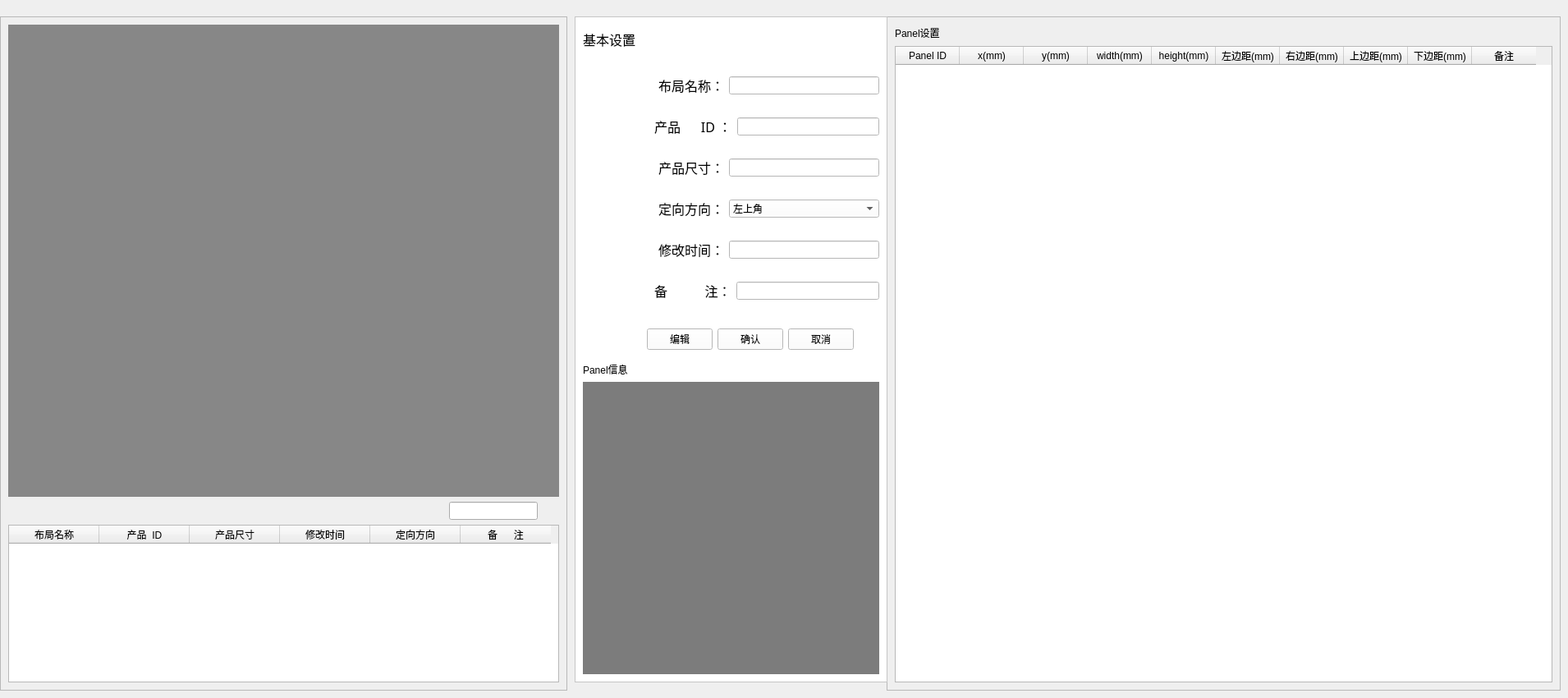
      <widget class="QWidget" name="page_13">
       <widget class="QFrame" name="frame">
        <property name="geometry">
         <rect>
          <x>0</x>
          <y>20</y>
          <width>691</width>
          <height>821</height>
         </rect>
        </property>
        <property name="sizePolicy">
         <sizepolicy hsizetype="Ignored" vsizetype="Ignored">
          <horstretch>0</horstretch>
          <verstretch>0</verstretch>
         </sizepolicy>
        </property>
        <property name="frameShape">
         <enum>QFrame::StyledPanel</enum>
        </property>
        <property name="frameShadow">
         <enum>QFrame::Raised</enum>
        </property>
        <layout class="QGridLayout" name="gridLayout_19" rowstretch="3,0,0">
         <item row="1" column="0">
          <spacer name="horizontalSpacer">
           <property name="orientation">
            <enum>Qt::Horizontal</enum>
           </property>
           <property name="sizeHint" stdset="0">
            <size>
             <width>578</width>
             <height>20</height>
            </size>
           </property>
          </spacer>
         </item>
         <item row="0" column="0" colspan="3">
          <widget class="LayoutBar" name="widget_layout" native="true">
           <property name="styleSheet">
            <string notr="true">background-color: rgb(135, 135, 135);</string>
           </property>
          </widget>
         </item>
         <item row="2" column="0" colspan="3">
          <widget class="QTableWidget" name="tableWidget_layoutInfo">
           <property name="minimumSize">
            <size>
             <width>20</width>
             <height>20</height>
            </size>
           </property>
           <attribute name="horizontalHeaderDefaultSectionSize">
            <number>110</number>
           </attribute>
           <column>
            <property name="text">
             <string>布局名称</string>
            </property>
           </column>
           <column>
            <property name="text">
             <string>产品  ID</string>
            </property>
           </column>
           <column>
            <property name="text">
             <string>产品尺寸</string>
            </property>
           </column>
           <column>
            <property name="text">
             <string>修改时间</string>
            </property>
           </column>
           <column>
            <property name="text">
             <string>定向方向</string>
            </property>
           </column>
           <column>
            <property name="text">
             <string>备      注</string>
            </property>
           </column>
          </widget>
         </item>
         <item row="1" column="2">
          <widget class="QPushButton" name="pushButton">
           <property name="minimumSize">
            <size>
             <width>20</width>
             <height>20</height>
            </size>
           </property>
           <property name="maximumSize">
            <size>
             <width>20</width>
             <height>20</height>
            </size>
           </property>
           <property name="styleSheet">
            <string notr="true">QPushButton{
border-radius:22px;

	image: url(:/icon/icon/搜索查询.png);
}
</string>
           </property>
           <property name="text">
            <string/>
           </property>
          </widget>
         </item>
         <item row="1" column="1">
          <widget class="QLineEdit" name="lineEdit_9">
           <property name="sizePolicy">
            <sizepolicy hsizetype="Fixed" vsizetype="Fixed">
             <horstretch>0</horstretch>
             <verstretch>0</verstretch>
            </sizepolicy>
           </property>
          </widget>
         </item>
        </layout>
       </widget>
       <widget class="QFrame" name="frame_20">
        <property name="geometry">
         <rect>
          <x>1080</x>
          <y>20</y>
          <width>821</width>
          <height>821</height>
         </rect>
        </property>
        <property name="frameShape">
         <enum>QFrame::StyledPanel</enum>
        </property>
        <property name="frameShadow">
         <enum>QFrame::Raised</enum>
        </property>
        <layout class="QGridLayout" name="gridLayout_20">
         <item row="0" column="0">
          <widget class="QLabel" name="label_76">
           <property name="text">
            <string>Panel设置</string>
           </property>
          </widget>
         </item>
         <item row="0" column="1">
          <spacer name="horizontalSpacer_10">
           <property name="orientation">
            <enum>Qt::Horizontal</enum>
           </property>
           <property name="sizeHint" stdset="0">
            <size>
             <width>968</width>
             <height>20</height>
            </size>
           </property>
          </spacer>
         </item>
         <item row="1" column="0" colspan="2">
          <widget class="QTableWidget" name="tableWidget_panelinfo">
           <attribute name="horizontalHeaderMinimumSectionSize">
            <number>25</number>
           </attribute>
           <attribute name="horizontalHeaderDefaultSectionSize">
            <number>78</number>
           </attribute>
           <attribute name="verticalHeaderDefaultSectionSize">
            <number>30</number>
           </attribute>
           <column>
            <property name="text">
             <string>Panel ID</string>
            </property>
           </column>
           <column>
            <property name="text">
             <string>x(mm)</string>
            </property>
           </column>
           <column>
            <property name="text">
             <string>y(mm)</string>
            </property>
           </column>
           <column>
            <property name="text">
             <string>width(mm)</string>
            </property>
           </column>
           <column>
            <property name="text">
             <string>height(mm)</string>
            </property>
           </column>
           <column>
            <property name="text">
             <string>左边距(mm)</string>
            </property>
           </column>
           <column>
            <property name="text">
             <string>右边距(mm)</string>
            </property>
           </column>
           <column>
            <property name="text">
             <string>上边距(mm)</string>
            </property>
           </column>
           <column>
            <property name="text">
             <string>下边距(mm)</string>
            </property>
           </column>
           <column>
            <property name="text">
             <string>备注</string>
            </property>
           </column>
          </widget>
         </item>
        </layout>
       </widget>
       <widget class="QFrame" name="frame_22">
        <property name="geometry">
         <rect>
          <x>700</x>
          <y>20</y>
          <width>381</width>
          <height>811</height>
         </rect>
        </property>
        <property name="styleSheet">
         <string notr="true">background-color: rgb(255, 255, 255);</string>
        </property>
        <property name="frameShape">
         <enum>QFrame::StyledPanel</enum>
        </property>
        <property name="frameShadow">
         <enum>QFrame::Raised</enum>
        </property>
        <layout class="QGridLayout" name="gridLayout_7" rowstretch="1,0,1,0,1,0,1,0,1,0,1,0,1,0,1,0,10">
         <item row="0" column="0">
          <layout class="QHBoxLayout" name="horizontalLayout_19">
           <item>
            <widget class="QLabel" name="label_75">
             <property name="font">
              <font>
               <family>Agency FB</family>
               <pointsize>12</pointsize>
              </font>
             </property>
             <property name="text">
              <string>基本设置</string>
             </property>
            </widget>
           </item>
           <item>
            <spacer name="horizontalSpacer_24">
             <property name="orientation">
              <enum>Qt::Horizontal</enum>
             </property>
             <property name="sizeHint" stdset="0">
              <size>
               <width>408</width>
               <height>20</height>
              </size>
             </property>
            </spacer>
           </item>
          </layout>
         </item>
         <item row="1" column="0">
          <spacer name="verticalSpacer_5">
           <property name="orientation">
            <enum>Qt::Vertical</enum>
           </property>
           <property name="sizeHint" stdset="0">
            <size>
             <width>20</width>
             <height>20</height>
            </size>
           </property>
          </spacer>
         </item>
         <item row="2" column="0">
          <layout class="QHBoxLayout" name="horizontalLayout_7" stretch="1,0,2">
           <item>
            <spacer name="horizontalSpacer_11">
             <property name="orientation">
              <enum>Qt::Horizontal</enum>
             </property>
             <property name="sizeHint" stdset="0">
              <size>
               <width>40</width>
               <height>20</height>
              </size>
             </property>
            </spacer>
           </item>
           <item>
            <widget class="QLabel" name="label">
             <property name="font">
              <font>
               <family>Agency FB</family>
               <pointsize>12</pointsize>
              </font>
             </property>
             <property name="text">
              <string>布局名称：</string>
             </property>
            </widget>
           </item>
           <item>
            <widget class="QLineEdit" name="LE_layoutLayoutName"/>
           </item>
          </layout>
         </item>
         <item row="3" column="0">
          <spacer name="verticalSpacer_6">
           <property name="orientation">
            <enum>Qt::Vertical</enum>
           </property>
           <property name="sizeHint" stdset="0">
            <size>
             <width>20</width>
             <height>20</height>
            </size>
           </property>
          </spacer>
         </item>
         <item row="4" column="0">
          <layout class="QHBoxLayout" name="horizontalLayout_8" stretch="1,0,2">
           <item>
            <spacer name="horizontalSpacer_13">
             <property name="orientation">
              <enum>Qt::Horizontal</enum>
             </property>
             <property name="sizeHint" stdset="0">
              <size>
               <width>40</width>
               <height>20</height>
              </size>
             </property>
            </spacer>
           </item>
           <item>
            <widget class="QLabel" name="label_31">
             <property name="font">
              <font>
               <family>Agency FB</family>
               <pointsize>12</pointsize>
              </font>
             </property>
             <property name="text">
              <string>产品      ID ：</string>
             </property>
            </widget>
           </item>
           <item>
            <widget class="QLineEdit" name="LE_layoutProductID"/>
           </item>
          </layout>
         </item>
         <item row="5" column="0">
          <spacer name="verticalSpacer_7">
           <property name="orientation">
            <enum>Qt::Vertical</enum>
           </property>
           <property name="sizeHint" stdset="0">
            <size>
             <width>20</width>
             <height>20</height>
            </size>
           </property>
          </spacer>
         </item>
         <item row="6" column="0">
          <layout class="QHBoxLayout" name="horizontalLayout_9" stretch="1,0,2">
           <item>
            <spacer name="horizontalSpacer_16">
             <property name="orientation">
              <enum>Qt::Horizontal</enum>
             </property>
             <property name="sizeHint" stdset="0">
              <size>
               <width>40</width>
               <height>20</height>
              </size>
             </property>
            </spacer>
           </item>
           <item>
            <widget class="QLabel" name="label_72">
             <property name="font">
              <font>
               <family>Agency FB</family>
               <pointsize>12</pointsize>
              </font>
             </property>
             <property name="text">
              <string>产品尺寸：</string>
             </property>
            </widget>
           </item>
           <item>
            <widget class="QLineEdit" name="LE_layoutProductSize"/>
           </item>
          </layout>
         </item>
         <item row="7" column="0">
          <spacer name="verticalSpacer_8">
           <property name="orientation">
            <enum>Qt::Vertical</enum>
           </property>
           <property name="sizeHint" stdset="0">
            <size>
             <width>20</width>
             <height>20</height>
            </size>
           </property>
          </spacer>
         </item>
         <item row="8" column="0">
          <layout class="QHBoxLayout" name="horizontalLayout_10" stretch="1,0,2">
           <item>
            <spacer name="horizontalSpacer_17">
             <property name="orientation">
              <enum>Qt::Horizontal</enum>
             </property>
             <property name="sizeHint" stdset="0">
              <size>
               <width>40</width>
               <height>20</height>
              </size>
             </property>
            </spacer>
           </item>
           <item>
            <widget class="QLabel" name="label_77">
             <property name="font">
              <font>
               <family>Agency FB</family>
               <pointsize>12</pointsize>
              </font>
             </property>
             <property name="text">
              <string>定向方向：</string>
             </property>
            </widget>
           </item>
           <item>
            <widget class="QComboBox" name="CB_layoutDirection">
             <item>
              <property name="text">
               <string>左上角</string>
              </property>
             </item>
             <item>
              <property name="text">
               <string>右上角</string>
              </property>
             </item>
             <item>
              <property name="text">
               <string>右下角</string>
              </property>
             </item>
             <item>
              <property name="text">
               <string>左下角</string>
              </property>
             </item>
            </widget>
           </item>
          </layout>
         </item>
         <item row="9" column="0">
          <spacer name="verticalSpacer_9">
           <property name="orientation">
            <enum>Qt::Vertical</enum>
           </property>
           <property name="sizeHint" stdset="0">
            <size>
             <width>20</width>
             <height>20</height>
            </size>
           </property>
          </spacer>
         </item>
         <item row="10" column="0">
          <layout class="QHBoxLayout" name="horizontalLayout_11" stretch="1,0,2">
           <item>
            <spacer name="horizontalSpacer_19">
             <property name="orientation">
              <enum>Qt::Horizontal</enum>
             </property>
             <property name="sizeHint" stdset="0">
              <size>
               <width>40</width>
               <height>20</height>
              </size>
             </property>
            </spacer>
           </item>
           <item>
            <widget class="QLabel" name="label_73">
             <property name="font">
              <font>
               <family>Agency FB</family>
               <pointsize>12</pointsize>
              </font>
             </property>
             <property name="text">
              <string>修改时间：</string>
             </property>
            </widget>
           </item>
           <item>
            <widget class="QLineEdit" name="LE_layoutUpdatetime"/>
           </item>
          </layout>
         </item>
         <item row="11" column="0">
          <spacer name="verticalSpacer_10">
           <property name="orientation">
            <enum>Qt::Vertical</enum>
           </property>
           <property name="sizeHint" stdset="0">
            <size>
             <width>20</width>
             <height>20</height>
            </size>
           </property>
          </spacer>
         </item>
         <item row="12" column="0">
          <layout class="QHBoxLayout" name="horizontalLayout_17" stretch="1,0,2">
           <item>
            <spacer name="horizontalSpacer_21">
             <property name="orientation">
              <enum>Qt::Horizontal</enum>
             </property>
             <property name="sizeHint" stdset="0">
              <size>
               <width>40</width>
               <height>20</height>
              </size>
             </property>
            </spacer>
           </item>
           <item>
            <widget class="QLabel" name="label_74">
             <property name="font">
              <font>
               <family>Agency FB</family>
               <pointsize>12</pointsize>
              </font>
             </property>
             <property name="text">
              <string>备           注：</string>
             </property>
            </widget>
           </item>
           <item>
            <widget class="QLineEdit" name="LE_layoutRemarks"/>
           </item>
          </layout>
         </item>
         <item row="13" column="0">
          <spacer name="verticalSpacer_11">
           <property name="orientation">
            <enum>Qt::Vertical</enum>
           </property>
           <property name="sizeHint" stdset="0">
            <size>
             <width>20</width>
             <height>20</height>
            </size>
           </property>
          </spacer>
         </item>
         <item row="14" column="0">
          <layout class="QHBoxLayout" name="horizontalLayout_18">
           <item>
            <spacer name="horizontalSpacer_23">
             <property name="orientation">
              <enum>Qt::Horizontal</enum>
             </property>
             <property name="sizeHint" stdset="0">
              <size>
               <width>88</width>
               <height>43</height>
              </size>
             </property>
            </spacer>
           </item>
           <item>
            <widget class="QPushButton" name="pushButton_layoutConfirm_2">
             <property name="text">
              <string>编辑</string>
             </property>
            </widget>
           </item>
           <item>
            <widget class="QPushButton" name="pushButton_layoutConfirm">
             <property name="text">
              <string>确认</string>
             </property>
            </widget>
           </item>
           <item>
            <widget class="QPushButton" name="pushButton_layoutCancel">
             <property name="text">
              <string>取消</string>
             </property>
            </widget>
           </item>
           <item>
            <spacer name="horizontalSpacer_27">
             <property name="orientation">
              <enum>Qt::Horizontal</enum>
             </property>
             <property name="sizeHint" stdset="0">
              <size>
               <width>40</width>
               <height>20</height>
              </size>
             </property>
            </spacer>
           </item>
          </layout>
         </item>
         <item row="15" column="0">
          <widget class="QLabel" name="label_37">
           <property name="text">
            <string>Panel信息</string>
           </property>
          </widget>
         </item>
         <item row="16" column="0">
          <widget class="LayoutInfo" name="layout_smallpanel" native="true">
           <property name="styleSheet">
            <string notr="true">background-color: rgb(124, 124, 124);</string>
           </property>
          </widget>
         </item>
        </layout>
       </widget>
      </widget>
